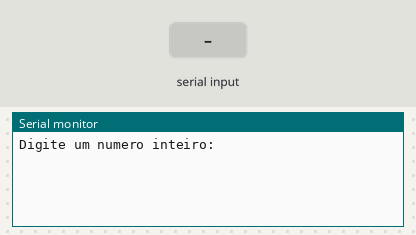
Recording of a sketch running on a simulated Arduino Uno, built with avr-gcc and run on an emulated ATmega328P. On the bench: the last lines printed to the serial monitor. The inputs (shaded band) are chosen by the test bench.

Above: at 1.2 s.
1.3 s: "90,45\n" received over Serial
At 2.1 s:
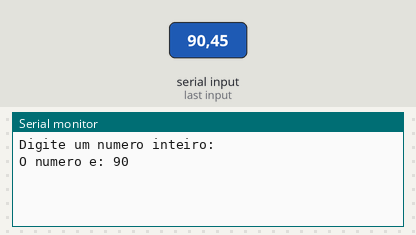
3.8 s: "30,150\n" received over Serial
At 6.9 s:
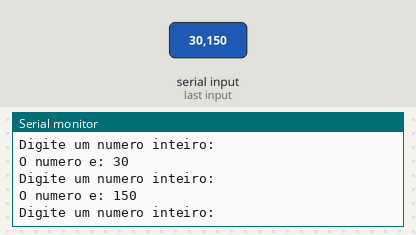

Measured:
- after the input at 1.3 s, the serial monitor: prints a new line at once (image 1)
- after the input at 3.8 s, the serial monitor: prints a new line at once (image 2)

The sketch:

exercicio_131.ino
```cpp
// C++ code
//
int numero = 0;

void setup()
{
  Serial.begin(9600);
}

void loop()
{
  Serial.println("Digite um numero inteiro:");
  while (!Serial.available());
  numero = Serial.parseInt();

  // Limpa o buffer serial
  while (Serial.available()) {
    Serial.read();
  }

  if (numero % 2 == 0) {
    Serial.println("O numero e: " + String(numero));
  } else {
    Serial.println("O numero nao e par.");
  }

  delay(1000); // Pausa antes de repetir
}
```
